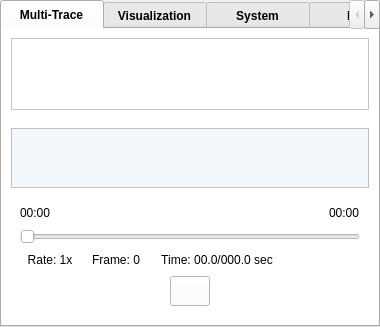
                  <widget class="QTabWidget" name="tabWidget_8">
                   <property name="font">
                    <font>
                     <family>Arial</family>
                     <weight>75</weight>
                     <bold>true</bold>
                    </font>
                   </property>
                   <property name="styleSheet">
                    <string notr="true">QTabBar::tab{height:29}
QTabBar::tab{width:103}</string>
                   </property>
                   <property name="currentIndex">
                    <number>0</number>
                   </property>
                   <property name="iconSize">
                    <size>
                     <width>30</width>
                     <height>60</height>
                    </size>
                   </property>
                   <widget class="QWidget" name="tab_13">
                    <property name="styleSheet">
                     <string notr="true">background-color: rgb(255, 255, 255);</string>
                    </property>
                    <attribute name="title">
                     <string>Multi-Trace</string>
                    </attribute>
                    <layout class="QGridLayout" name="gridLayout_25">
                     <property name="bottomMargin">
                      <number>0</number>
                     </property>
                     <item row="0" column="0">
                      <layout class="QVBoxLayout" name="verticalLayout_9">
                       <item>
                        <widget class="QScrollArea" name="scrollArea_7">
                         <property name="sizePolicy">
                          <sizepolicy hsizetype="Preferred" vsizetype="Preferred">
                           <horstretch>0</horstretch>
                           <verstretch>0</verstretch>
                          </sizepolicy>
                         </property>
                         <property name="widgetResizable">
                          <bool>true</bool>
                         </property>
                         <widget class="QWidget" name="scrollAreaWidgetContents_7">
                          <property name="geometry">
                           <rect>
                            <x>0</x>
                            <y>0</y>
                            <width>353</width>
                            <height>287</height>
                           </rect>
                          </property>
                          <layout class="QVBoxLayout" name="verticalLayout_10"/>
                         </widget>
                        </widget>
                       </item>
                       <item>
                        <spacer name="verticalSpacer_21">
                         <property name="orientation">
                          <enum>Qt::Vertical</enum>
                         </property>
                         <property name="sizeType">
                          <enum>QSizePolicy::Fixed</enum>
                         </property>
                         <property name="sizeHint" stdset="0">
                          <size>
                           <width>20</width>
                           <height>12</height>
                          </size>
                         </property>
                        </spacer>
                       </item>
                       <item>
                        <widget class="QGraphicsView" name="OffLeverPressureViewSmall">
                         <property name="minimumSize">
                          <size>
                           <width>0</width>
                           <height>60</height>
                          </size>
                         </property>
                         <property name="maximumSize">
                          <size>
                           <width>16777215</width>
                           <height>60</height>
                          </size>
                         </property>
                         <property name="styleSheet">
                          <string notr="true">background-color: rgb(245, 248, 250);</string>
                         </property>
                        </widget>
                       </item>
                       <item>
                        <widget class="QWidget" name="widget_86" native="true">
                         <property name="sizePolicy">
                          <sizepolicy hsizetype="Expanding" vsizetype="Fixed">
                           <horstretch>0</horstretch>
                           <verstretch>0</verstretch>
                          </sizepolicy>
                         </property>
                         <property name="styleSheet">
                          <string notr="true">border-color: rgb(0, 0, 0);</string>
                         </property>
                         <layout class="QVBoxLayout" name="verticalLayout_2">
                          <item>
                           <layout class="QHBoxLayout" name="horizontalLayout_15" stretch="0,1,0">
                            <property name="spacing">
                             <number>0</number>
                            </property>
                            <property name="sizeConstraint">
                             <enum>QLayout::SetMinimumSize</enum>
                            </property>
                            <item>
                             <widget class="QLabel" name="OffPlayerStartTimeRight">
                              <property name="font">
                               <font>
                                <family>Arial</family>
                                <pointsize>9</pointsize>
                               </font>
                              </property>
                              <property name="text">
                               <string>00:00</string>
                              </property>
                             </widget>
                            </item>
                            <item>
                             <spacer name="horizontalSpacer_34">
                              <property name="orientation">
                               <enum>Qt::Horizontal</enum>
                              </property>
                              <property name="sizeHint" stdset="0">
                               <size>
                                <width>278</width>
                                <height>20</height>
                               </size>
                              </property>
                             </spacer>
                            </item>
                            <item>
                             <widget class="QLabel" name="OffPlayerFinishTimeRight">
                              <property name="font">
                               <font>
                                <family>Arial</family>
                                <pointsize>9</pointsize>
                               </font>
                              </property>
                              <property name="text">
                               <string>00:00</string>
                              </property>
                             </widget>
                            </item>
                           </layout>
                          </item>
                          <item>
                           <widget class="QSlider" name="horizontalSlider_6">
                            <property name="sizePolicy">
                             <sizepolicy hsizetype="Preferred" vsizetype="Preferred">
                              <horstretch>0</horstretch>
                              <verstretch>0</verstretch>
                             </sizepolicy>
                            </property>
                            <property name="minimumSize">
                             <size>
                              <width>0</width>
                              <height>12</height>
                             </size>
                            </property>
                            <property name="orientation">
                             <enum>Qt::Horizontal</enum>
                            </property>
                           </widget>
                          </item>
                          <item>
                           <layout class="QHBoxLayout" name="horizontalLayout_16" stretch="0,0,0,1">
                            <item>
                             <widget class="QLabel" name="OffPlayerRateRight">
                              <property name="minimumSize">
                               <size>
                                <width>60</width>
                                <height>0</height>
                               </size>
                              </property>
                              <property name="font">
                               <font>
                                <family>Arial</family>
                                <pointsize>9</pointsize>
                               </font>
                              </property>
                              <property name="text">
                               <string>Rate: 1x</string>
                              </property>
                              <property name="alignment">
                               <set>Qt::AlignCenter</set>
                              </property>
                             </widget>
                            </item>
                            <item>
                             <widget class="QLabel" name="OffPlayerFrameRight">
                              <property name="minimumSize">
                               <size>
                                <width>60</width>
                                <height>0</height>
                               </size>
                              </property>
                              <property name="font">
                               <font>
                                <family>Arial</family>
                                <pointsize>9</pointsize>
                               </font>
                              </property>
                              <property name="text">
                               <string>Frame: 0</string>
                              </property>
                              <property name="alignment">
                               <set>Qt::AlignCenter</set>
                              </property>
                             </widget>
                            </item>
                            <item>
                             <widget class="QLabel" name="OffPlayerTimeRight">
                              <property name="minimumSize">
                               <size>
                                <width>130</width>
                                <height>0</height>
                               </size>
                              </property>
                              <property name="font">
                               <font>
                                <family>Arial</family>
                                <pointsize>9</pointsize>
                               </font>
                              </property>
                              <property name="text">
                               <string>Time: 00.0/000.0 sec</string>
                              </property>
                              <property name="alignment">
                               <set>Qt::AlignCenter</set>
                              </property>
                             </widget>
                            </item>
                            <item>
                             <spacer name="horizontalSpacer_45">
                              <property name="orientation">
                               <enum>Qt::Horizontal</enum>
                              </property>
                              <property name="sizeHint" stdset="0">
                               <size>
                                <width>40</width>
                                <height>20</height>
                               </size>
                              </property>
                             </spacer>
                            </item>
                           </layout>
                          </item>
                          <item>
                           <layout class="QGridLayout" name="gridLayout_24">
                            <item row="0" column="2">
                             <widget class="QPushButton" name="OffPlayerSlowButtonRight">
                              <property name="sizePolicy">
                               <sizepolicy hsizetype="Preferred" vsizetype="Preferred">
                                <horstretch>0</horstretch>
                                <verstretch>0</verstretch>
                               </sizepolicy>
                              </property>
                              <property name="minimumSize">
                               <size>
                                <width>40</width>
                                <height>30</height>
                               </size>
                              </property>
                              <property name="maximumSize">
                               <size>
                                <width>40</width>
                                <height>30</height>
                               </size>
                              </property>
                              <property name="font">
                               <font>
                                <pointsize>9</pointsize>
                               </font>
                              </property>
                              <property name="styleSheet">
                               <string notr="true">#OffPlayerSlowButtonRight{
background-color: transparent; 
border-image: url(:/media/rw.png);
background:none;
border:none;
background-repeat:none;
}
#OffPlayerSlowButtonRight:pressed
{
border-image:url(:/media/rw_pre.png);
background-repeat: no-repeat;
}</string>
                              </property>
                              <property name="text">
                               <string/>
                              </property>
                             </widget>
                            </item>
                            <item row="0" column="0">
                             <spacer name="horizontalSpacer_46">
                              <property name="orientation">
                               <enum>Qt::Horizontal</enum>
                              </property>
                              <property name="sizeHint" stdset="0">
                               <size>
                                <width>40</width>
                                <height>20</height>
                               </size>
                              </property>
                             </spacer>
                            </item>
                            <item row="0" column="3">
                             <widget class="QPushButton" name="OffPlayerPlayButtonRight">
                              <property name="sizePolicy">
                               <sizepolicy hsizetype="Preferred" vsizetype="Preferred">
                                <horstretch>0</horstretch>
                                <verstretch>0</verstretch>
                               </sizepolicy>
                              </property>
                              <property name="minimumSize">
                               <size>
                                <width>40</width>
                                <height>30</height>
                               </size>
                              </property>
                              <property name="maximumSize">
                               <size>
                                <width>40</width>
                                <height>30</height>
                               </size>
                              </property>
                              <property name="font">
                               <font>
                                <pointsize>9</pointsize>
                               </font>
                              </property>
                              <property name="styleSheet">
                               <string notr="true">border-image: url(:/media/play.png);</string>
                              </property>
                              <property name="text">
                               <string/>
                              </property>
                             </widget>
                            </item>
                            <item row="0" column="6">
                             <spacer name="horizontalSpacer_47">
                              <property name="orientation">
                               <enum>Qt::Horizontal</enum>
                              </property>
                              <property name="sizeHint" stdset="0">
                               <size>
                                <width>40</width>
                                <height>20</height>
                               </size>
                              </property>
                             </spacer>
                            </item>
                            <item row="0" column="1">
                             <widget class="QPushButton" name="OffPlayerLastButtonRight">
                              <property name="sizePolicy">
                               <sizepolicy hsizetype="Preferred" vsizetype="Preferred">
                                <horstretch>0</horstretch>
                                <verstretch>0</verstretch>
                               </sizepolicy>
                              </property>
                              <property name="minimumSize">
                               <size>
                                <width>40</width>
                                <height>30</height>
                               </size>
                              </property>
                              <property name="maximumSize">
                               <size>
                                <width>40</width>
                                <height>30</height>
                               </size>
                              </property>
                              <property name="font">
                               <font>
                                <pointsize>9</pointsize>
                               </font>
                              </property>
                              <property name="styleSheet">
                               <string notr="true">#OffPlayerLastButtonRight{
background-color: transparent; 
border-image: url(:/media/previous.png);
background:none;
border:none;
background-repeat:none;
}
#OffPlayerLastButtonRight:pressed
{
border-image:url(:/media/previous_pre.png);
background-repeat: no-repeat;
}</string>
                              </property>
                              <property name="text">
                               <string/>
                              </property>
                             </widget>
                            </item>
                            <item row="0" column="5">
                             <widget class="QPushButton" name="OffPlayerNextButtonRight">
                              <property name="sizePolicy">
                               <sizepolicy hsizetype="Preferred" vsizetype="Preferred">
                                <horstretch>0</horstretch>
                                <verstretch>0</verstretch>
                               </sizepolicy>
                              </property>
                              <property name="minimumSize">
                               <size>
                                <width>40</width>
                                <height>30</height>
                               </size>
                              </property>
                              <property name="maximumSize">
                               <size>
                                <width>40</width>
                                <height>30</height>
                               </size>
                              </property>
                              <property name="font">
                               <font>
                                <pointsize>9</pointsize>
                               </font>
                              </property>
                              <property name="styleSheet">
                               <string notr="true">#OffPlayerNextButtonRight{
background-color: transparent; 
border-image: url(:/media/next.png);
background:none;
border:none;
background-repeat:none;
}
#OffPlayerNextButtonRight:pressed
{
border-image:url(:/media/next_pre.png);
background-repeat: no-repeat;
}</string>
                              </property>
                              <property name="text">
                               <string/>
                              </property>
                             </widget>
                            </item>
                            <item row="0" column="4">
                             <widget class="QPushButton" name="OffPlayerFastButtonRight">
                              <property name="sizePolicy">
                               <sizepolicy hsizetype="Preferred" vsizetype="Preferred">
                                <horstretch>0</horstretch>
                                <verstretch>0</verstretch>
                               </sizepolicy>
                              </property>
                              <property name="minimumSize">
                               <size>
                                <width>40</width>
                                <height>30</height>
                               </size>
                              </property>
                              <property name="maximumSize">
                               <size>
                                <width>40</width>
                                <height>30</height>
                               </size>
                              </property>
                              <property name="font">
                               <font>
                                <pointsize>9</pointsize>
                               </font>
                              </property>
                              <property name="styleSheet">
                               <string notr="true">#OffPlayerFastButtonRight{
background-color: transparent; 
border-image: url(:/media/ff.png);
background:none;
border:none;
background-repeat:none;
}
#OffPlayerFastButtonRight:pressed
{
border-image:url(:/media/ff_pre.png);
background-repeat: no-repeat;
}</string>
                              </property>
                              <property name="text">
                               <string/>
                              </property>
                             </widget>
                            </item>
                           </layout>
                          </item>
                         </layout>
                        </widget>
                       </item>
                      </layout>
                     </item>
                     <item row="1" column="0">
                      <spacer name="verticalSpacer_22">
                       <property name="orientation">
                        <enum>Qt::Vertical</enum>
                       </property>
                       <property name="sizeType">
                        <enum>QSizePolicy::Fixed</enum>
                       </property>
                       <property name="sizeHint" stdset="0">
                        <size>
                         <width>20</width>
                         <height>10</height>
                        </size>
                       </property>
                      </spacer>
                     </item>
                    </layout>
                   </widget>
                   <widget class="QWidget" name="tab_14">
                    <attribute name="title">
                     <string>Visualization</string>
                    </attribute>
                   </widget>
                   <widget class="QWidget" name="tab_9">
                    <attribute name="title">
                     <string>System</string>
                    </attribute>
                   </widget>
                   <widget class="QWidget" name="tab_10">
                    <attribute name="title">
                     <string>Note</string>
                    </attribute>
                   </widget>
                  </widget>
